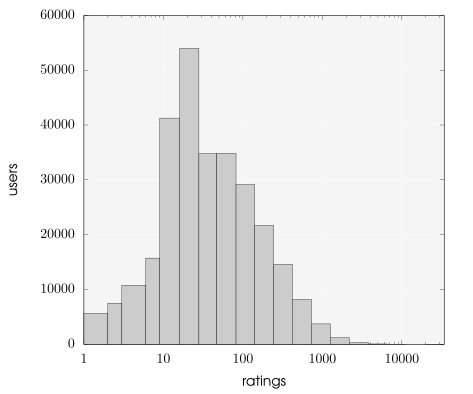

Source code (gnuplot):
set size 1.2, 1.0
set logscale x

unset key

set xl '\sffamily ratings'
set yl '\sffamily users'

plot 'movielens-user-histogram.txt' with boxes lc black fs solid 0.2 title ''
